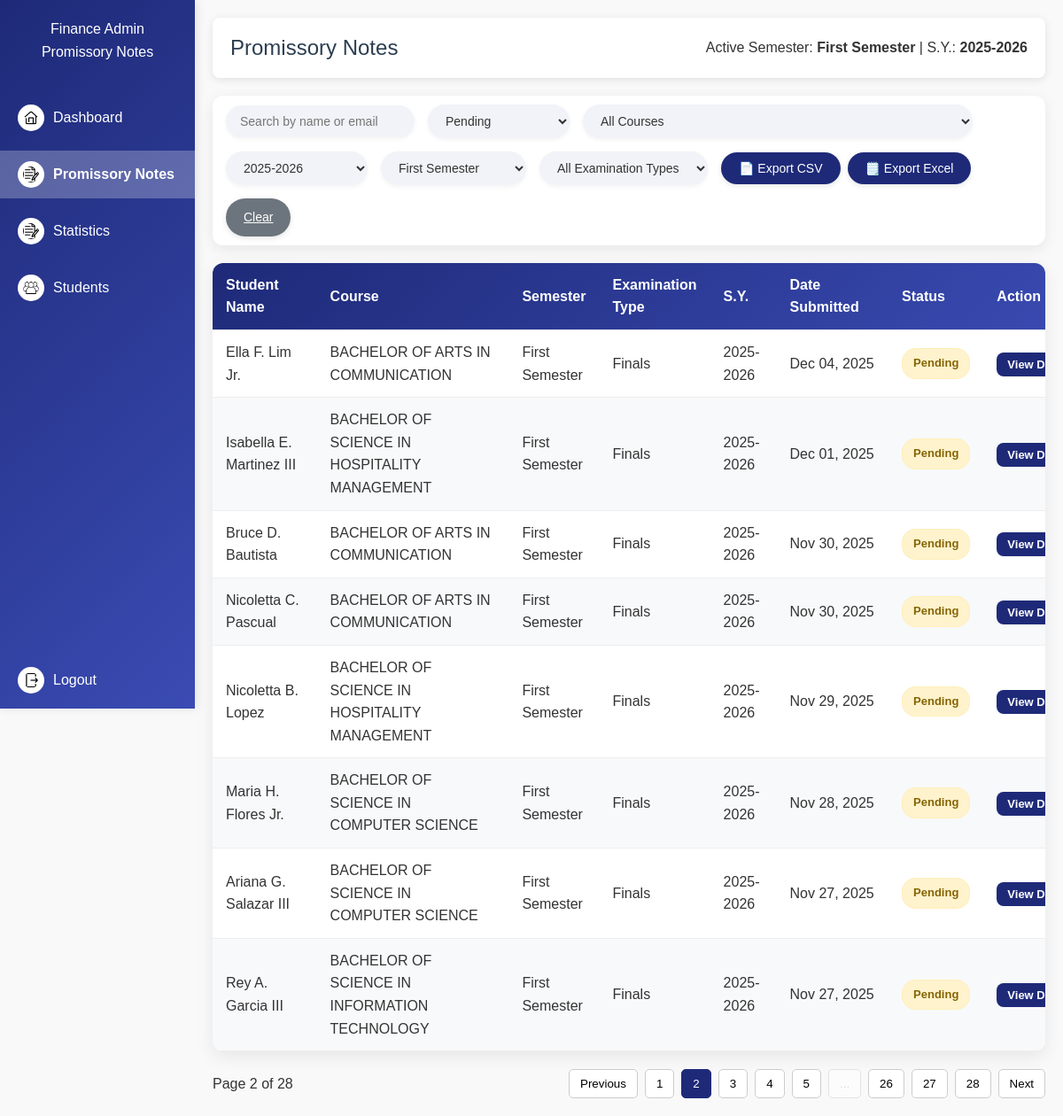
The page /finance/promissory-notes?page=2&search=&status=Pending&semester=First+Semester&semester_type=&school_year=2025-2026 (signed in) on the database its author committed.
### models.py (models this page shows, shortened)
class ActiveSettings(db.Model):
    id = db.Column(db.Integer, primary_key=True)
    active_semester = db.Column(db.String(50), default="Not Set")
    active_school_year = db.Column(db.String(20), default="Not Set")
    updated_at = db.Column(
        db.DateTime, default=datetime.utcnow, onupdate=datetime.utcnow)

class PromissoryRequest(db.Model):
    id = db.Column(db.Integer, primary_key=True)
    student_id = db.Column(db.Integer, db.ForeignKey(
        'account.id'), nullable=False)
    student = db.relationship("Account", backref="promissory_requests")
    year_level = db.Column(db.String(20), nullable=False)
    course = db.Column(db.String(100), nullable=False)
    email = db.Column(db.String(100), nullable=False)
    reason_text = db.Column(db.Text)
    reason_doc = db.Column(db.String(255))
    valid_id = db.Column(db.String(255))
    semester_type = db.Column(db.String(50))
    semester = db.Column(db.String(50))
    school_year = db.Column(db.String(20))
    status = db.Column(db.String(20), default="Pending")
    comments = db.Column(db.Text)
    requested_at = db.Column(db.DateTime, default=datetime.utcnow)

class Account(db.Model):
    id = db.Column(db.Integer, primary_key=True, autoincrement=True)
    first_name = db.Column(db.String(50), nullable=False)
    middle_name = db.Column(db.String(50))
    last_name = db.Column(db.String(50), nullable=False)
    suffix = db.Column(db.String(10))
    email = db.Column(db.String(100), unique=True, nullable=False)
    _role = db.Column("role", db.String(20), nullable=False)
    _status = db.Column("status", db.String(20), nullable=False)
    password_hash = db.Column(db.String(255), nullable=False)
    plain_password = db.Column(db.String(100), nullable=False)
    year_level = db.Column(db.String(20))
    course = db.Column(db.String(100))
    @property
    def role(self):
        return self._role
    @role.setter
    def role(self, value):
        self._role = value.capitalize() if value else value
    @property
    def status(self):
        return self._status
    @status.setter
    def status(self, value):
        self._status = value.capitalize() if value else value

### finance_routes.py (the view, shortened to what this page needs)
@finance_bp.route("/promissory-notes")
@require_role("Finance")
def promissory_notes():
    user_name = session.get("user_name", "Finance User")
    active_semester, active_school_year = get_active_settings()
    all_courses = [c.name for c in ActiveCourse.query.order_by(
        ActiveCourse.name).all()]
    all_semesters = [s[0] for s in db.session.query(
        PromissoryRequest.semester).distinct()]
    all_semester_types = [s[0] for s in db.session.query(
        PromissoryRequest.semester_type).distinct()]
    all_school_years = [sy[0] for sy in db.session.query(
        PromissoryRequest.school_year).distinct().order_by(PromissoryRequest.school_year.desc())]
    search = request.args.get("search", "").strip()
    status_filter = request.args.get("status", "Pending").capitalize()
    semester_filter = request.args.get("semester", active_semester)
    semester_type_filter = request.args.get("semester_type", "")
    school_year_filter = request.args.get("school_year", active_school_year)
    course_filter = request.args.get("course", "")
    export_format = request.args.get("export")
    page = request.args.get("page", 1, type=int)
    per_page = 8
    query = PromissoryRequest.query.join(
        Account, PromissoryRequest.student_id == Account.id)
    if status_filter != "All":
        query = query.filter(PromissoryRequest.status == status_filter)
    if semester_filter:
        query = query.filter(PromissoryRequest.semester == semester_filter)
    if semester_type_filter:
        query = query.filter(
            PromissoryRequest.semester_type == semester_type_filter)
    if school_year_filter:
        query = query.filter(
            PromissoryRequest.school_year == school_year_filter)
    if course_filter:
        query = query.filter(PromissoryRequest.course == course_filter)
    results = query.options(joinedload(PromissoryRequest.student)) \
                   .order_by(PromissoryRequest.requested_at.desc()) \
                   .all()
    if export_format in ["csv", "excel"]:
        log_action(
            user_name, f"Exported promissory requests ({export_format.upper()}) "
            f"with filters: status={status_filter}, semester={semester_filter}, course={course_filter}")
        return export_promissory_requests(results, export_format)
    pagination = query.options(joinedload(PromissoryRequest.student)) \
                      .order_by(PromissoryRequest.requested_at.desc()) \
                      .paginate(page=page, per_page=per_page, error_out=False)
    return render_template(
        "finance/promissory_notes.html",
        promissory_requests=pagination.items,
        finance_user=user_name,
        search=search,
        status_filter=status_filter,
        selected_semester=semester_filter,
        selected_semester_type=semester_type_filter,
        selected_school_year=school_year_filter,
        selected_course=course_filter,
        all_courses=all_courses,
        all_semesters=all_semesters,
        all_semester_types=all_semester_types,
        all_school_years=all_school_years,
        active_semester=active_semester,
        active_school_year=active_school_year,
        pagination=pagination,
        total_pages=pagination.pages
    )

### templates/finance/promissory_notes.html (shortened to what this page needs)
<!DOCTYPE html>
<html lang="en">
<head>
</head>
<body>
  <nav class="sidebar" id="sidebar">
    <h2>{{ finance_user }}<br>Promissory Notes</h2>
    {% set links = [
    ('finance.dashboard', 'Dashboard', 'dashboard.png'),
    ('finance.promissory_notes', 'Promissory Notes', 'notes.png'),
    ('finance.all_promissory', 'Statistics', 'notes.png'),
    ('finance.students_promissory', 'Students', 'students.png')
    ] %}
    {% for endpoint, text, icon in links %}
    <a href="{{ url_for(endpoint) }}" class="{% if request.endpoint == endpoint %}active{% endif %}">
      <img src="{{ url_for('static', filename='images/' + icon) }}" class="icon"> {{ text }}
    </a>
    {% endfor %}
    <a href="{{ url_for('finance.logout') }}" class="logout-btn">
      <img src="{{ url_for('static', filename='images/logout.png') }}" class="icon"> Logout
    </a>
  </nav>
  <main class="main-content">
    <header class="header">
      <h2>Promissory Notes</h2>
      <div>Active Semester: <strong>{{ active_semester }}</strong> | S.Y.: <strong>{{ active_school_year }}</strong>
      </div>
    </header>
    <form method="GET" class="filters">
      <input type="text" name="search" placeholder="Search by name or email" value="{{ search }}" autocomplete="off">
      <select name="status">
        {% for s in ['Pending','Approved','Rejected','All'] %}
        <option value="{{ s }}" {% if status_filter==s or (not status_filter and s=='Pending' ) %}selected{% endif %}>{{
          s if s != 'All' else 'All Status' }}</option>
        {% endfor %}
      </select>
      <select name="course">
        <option value="">All Courses</option>
      </select>
      <select name="school_year">
        {% for sy in all_school_years %}
        <option value="{{ sy }}" {% if selected_school_year==sy %}selected{% endif %}>{{ sy }}</option>
        {% endfor %}
      </select>
      <select name="semester">
        {% for sem in all_semesters %}
        <option value="{{ sem }}" {% if selected_semester==sem %}selected{% endif %}>{{ sem }}</option>
        {% endfor %}
      </select>
      <select name="semester_type">
        <option value="" {% if not selected_semester_type %}selected{% endif %}>All Examination Types</option>
      </select>
      <div class="export-buttons">
        <button type="button" class="btn btn-primary"
          onclick="window.location='?export=csv&search={{ search }}&semester={{ selected_semester }}&semester_type={{ selected_semester_type }}&school_year={{ selected_school_year }}&course={{ selected_course }}&status={{ status_filter }}'">
          📄 Export CSV
        </button>
        <button type="button" class="btn btn-primary"
          onclick="window.location='?export=excel&search={{ search }}&semester={{ selected_semester }}&semester_type={{ selected_semester_type }}&school_year={{ selected_school_year }}&course={{ selected_course }}&status={{ status_filter }}'">
          🗒️ Export Excel
        </button>
      </div>
      <a href="{{ url_for('finance.promissory_notes') }}" class="btn btn-clear">Clear</a>
    </form>
    <div class="table-container">
      <table class="fixed-table">
        <thead>
          <tr>
            <th style="width: 150px;">Student Name</th>
            <th style="width: 280px;">Course</th>
            <th style="width: 100px;">Semester</th>
            <th style="width: 120px;">Examination Type</th>
            <th style="width: 80px;">S.Y.</th>
            <th style="width: 150px;">Date Submitted</th>
            <th style="width: 100px;">Status</th>
            <th style="width: 100px;">Action</th>
          </tr>
        </thead>
        <tbody>
          {% if promissory_requests %}
          {% for req in promissory_requests %}
          <tr>
            <td>{{ req.student.first_name }} {{ req.student.middle_name or '' }} {{ req.student.last_name }} {{
              req.student.suffix or '' }}</td>
            <td>{{ req.course }}</td>
            <td>{{ req.semester or 'N/A' }}</td>
            <td>{{ req.semester_type or 'N/A' }}</td>
            <td>{{ req.school_year or 'N/A' }}</td>
            <td>{{ req.requested_at.strftime('%b %d, %Y') }}</td>
            <td><span class="status {{ req.status|lower }}">{{ req.status }}</span></td>
            <td><a href="{{ url_for('finance.view_promissory', promissory_id=req.id) }}" class="btn-view">View
                Details</a></td>
          </tr>
          {% endfor %}
          {% else %}
          <tr>
            <td colspan="8" class="no-data">No promissory requests submitted yet</td>
          </tr>
          {% endif %}
        </tbody>
      </table>
    </div>
    <div class="pagination-container">
      <div class="results-info">Page {{ pagination.page }} of {{ total_pages }}</div>
      <div class="pagination">
        <button {% if not pagination.has_prev %}disabled{% endif %} onclick="location.href='{{ url_for('finance.promissory_notes',
        page=pagination.prev_num,
        search=search,
        status=status_filter,
        semester=selected_semester,
        semester_type=selected_semester_type,
        school_year=selected_school_year
      ) }}'">
          Previous
        </button>
        {% set total_pages = total_pages %}
        {% set current = pagination.page %}
        {% if total_pages <= 7 %} {% for p in range(1, total_pages + 1) %} <button
          class="{% if p == current %}active{% endif %}" onclick="location.href='{{ url_for('finance.promissory_notes',
            page=p,
            search=search,
            status=status_filter,
            semester=selected_semester,
            semester_type=selected_semester_type,
            school_year=selected_school_year
          ) }}'">{{ p }}</button>
          {% endfor %}
          {% else %}
          {% for p in range(1, 4) %}
          <button class="{% if p == current %}active{% endif %}" onclick="location.href='{{ url_for('finance.promissory_notes',
            page=p,
            search=search,
            status=status_filter,
            semester=selected_semester,
            semester_type=selected_semester_type,
            school_year=selected_school_year
          ) }}'">{{ p }}</button>
          {% endfor %}
          {% if current > 4 and current < total_pages - 3 %} <button disabled>...</button>
            {% for p in range(current-1, current+2) %}
            <button class="{% if p == current %}active{% endif %}" onclick="location.href='{{ url_for('finance.promissory_notes',
              page=p,
              search=search,
              status=status_filter,
              semester=selected_semester,
              semester_type=selected_semester_type,
              school_year=selected_school_year
            ) }}'">{{ p }}</button>
            {% endfor %}
            <button disabled>...</button>
            {% elif current <= 4 %} {% for p in range(4, 6) %} <button class="{% if p == current %}active{% endif %}"
              onclick="location.href='{{ url_for('finance.promissory_notes',
              page=p,
              search=search,
              status=status_filter,
              semester=selected_semester,
              semester_type=selected_semester_type,
              school_year=selected_school_year
            ) }}'">{{ p }}</button>
              {% endfor %}
              <button disabled>...</button>
              {% endif %}
              {% for p in range(total_pages-2, total_pages+1) %}
              <button class="{% if p == current %}active{% endif %}" onclick="location.href='{{ url_for('finance.promissory_notes',
            page=p,
            search=search,
            status=status_filter,
            semester=selected_semester,
            semester_type=selected_semester_type,
            school_year=selected_school_year
          ) }}'">{{ p }}</button>
              {% endfor %}
              {% endif %}
              <button {% if not pagination.has_next %}disabled{% endif %} onclick="location.href='{{ url_for('finance.promissory_notes',
        page=pagination.next_num,
        search=search,
        status=status_filter,
        semester=selected_semester,
        semester_type=selected_semester_type,
        school_year=selected_school_year
      ) }}'">
                Next
              </button>
      </div>
    </div>
  </main>
</body>
</html>

### rows shown on the page
ActiveSettings: active_semester "First Semester", active_school_year "2025-2026"
PromissoryRequest: student.first_name "Ella", student "F.", student.last_name "Lim", student "Jr.", course "BACHELOR OF ARTS IN COMMUNICATION", semester "First Semester", semester_type "Finals", school_year "2025-2026", requested_at "Dec 04, 2025", status "Pending"
PromissoryRequest: student.first_name "Isabella", student "E.", student.last_name "Martinez", student "III", course "BACHELOR OF SCIENCE IN HOSPITALITY MANAGEMENT", semester "First Semester", semester_type "Finals", school_year "2025-2026", requested_at "Dec 01, 2025", status "Pending"
PromissoryRequest: student.first_name "Bruce", student "D.", student.last_name "Bautista", course "BACHELOR OF ARTS IN COMMUNICATION", semester "First Semester", semester_type "Finals", school_year "2025-2026", requested_at "Nov 30, 2025", status "Pending"
PromissoryRequest: student.first_name "Nicoletta", student "C.", student.last_name "Pascual", course "BACHELOR OF ARTS IN COMMUNICATION", semester "First Semester", semester_type "Finals", school_year "2025-2026", requested_at "Nov 30, 2025", status "Pending"
PromissoryRequest: student.first_name "Nicoletta", student "B.", student.last_name "Lopez", course "BACHELOR OF SCIENCE IN HOSPITALITY MANAGEMENT", semester "First Semester", semester_type "Finals", school_year "2025-2026", requested_at "Nov 29, 2025", status "Pending"
PromissoryRequest: student.first_name "Maria", student "H.", student.last_name "Flores", student "Jr.", course "BACHELOR OF SCIENCE IN COMPUTER SCIENCE", semester "First Semester", semester_type "Finals", school_year "2025-2026", requested_at "Nov 28, 2025", status "Pending"
PromissoryRequest: student.first_name "Ariana", student "G.", student.last_name "Salazar", student "III", course "BACHELOR OF SCIENCE IN COMPUTER SCIENCE", semester "First Semester", semester_type "Finals", school_year "2025-2026", requested_at "Nov 27, 2025", status "Pending"
PromissoryRequest: student.first_name "Rey", student "A.", student.last_name "Garcia", student "III", course "BACHELOR OF SCIENCE IN INFORMATION TECHNOLOGY", semester "First Semester", semester_type "Finals", school_year "2025-2026", requested_at "Nov 27, 2025", status "Pending"

### other values the page prints
{{ finance_user }} "Finance Admin"
{{ text }} "Dashboard" "Promissory Notes" "Statistics" "Students"
{{ pagination.page }} "2"
{{ total_pages }} "28"
{{ p }} "1" "2" "3"
{{ p }} "4" "5"
{{ p }} "26" "27" "28"
form field status "Pending"
form field school_year "2025-2026"
form field semester "First Semester"
